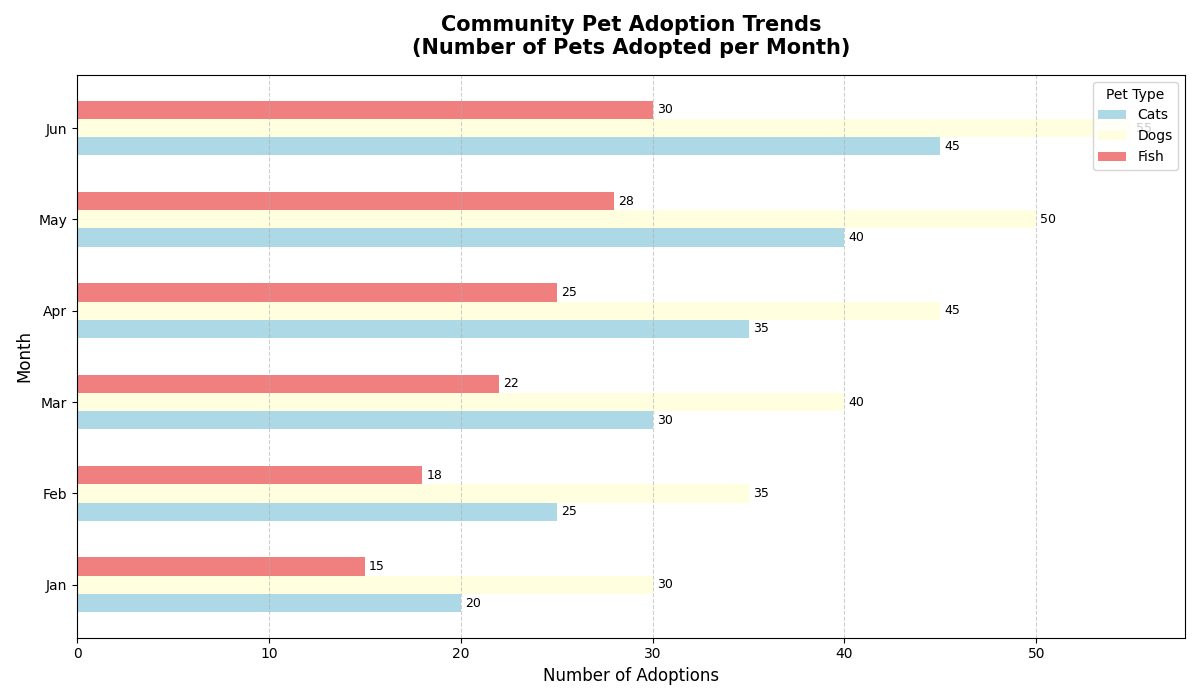

The Python source for this figure:
import matplotlib.pyplot as plt
import numpy as np

# Categories and data
months = ['Jan', 'Feb', 'Mar', 'Apr', 'May', 'Jun']
cats = [20, 25, 30, 35, 40, 45]
dogs = [30, 35, 40, 45, 50, 55]
fish = [15, 18, 22, 25, 28, 30]

fig, ax = plt.subplots(figsize=(12, 7))

y = np.arange(len(months))
bar_height = 0.2

# Create horizontal bars
bars_cats = ax.barh(y - bar_height, cats, height=bar_height, label='Cats', color='lightblue')
bars_dogs = ax.barh(y, dogs, height=bar_height, label='Dogs', color='lightyellow')
bars_fish = ax.barh(y + bar_height, fish, height=bar_height, label='Fish', color='lightcoral')

ax.set_title('Community Pet Adoption Trends\n(Number of Pets Adopted per Month)', fontsize=15, fontweight='bold', pad=15)
ax.set_xlabel('Number of Adoptions', fontsize=12)
ax.set_ylabel('Month', fontsize=12)

ax.set_yticks(y)
ax.set_yticklabels(months, fontsize=10)
ax.grid(axis='x', linestyle='--', alpha=0.6)

ax.legend(title='Pet Type', loc='upper right', fontsize=10)

def add_value_labels(bars):
    for bar in bars:
        width = bar.get_width()
        ax.annotate(f'{width}',
                    xy=(width, bar.get_y() + bar.get_height() / 2),
                    xytext=(3, 0),
                    textcoords="offset points",
                    ha='left', va='center', fontsize=9)

add_value_labels(bars_cats)
add_value_labels(bars_dogs)
add_value_labels(bars_fish)

plt.tight_layout()
plt.show()
